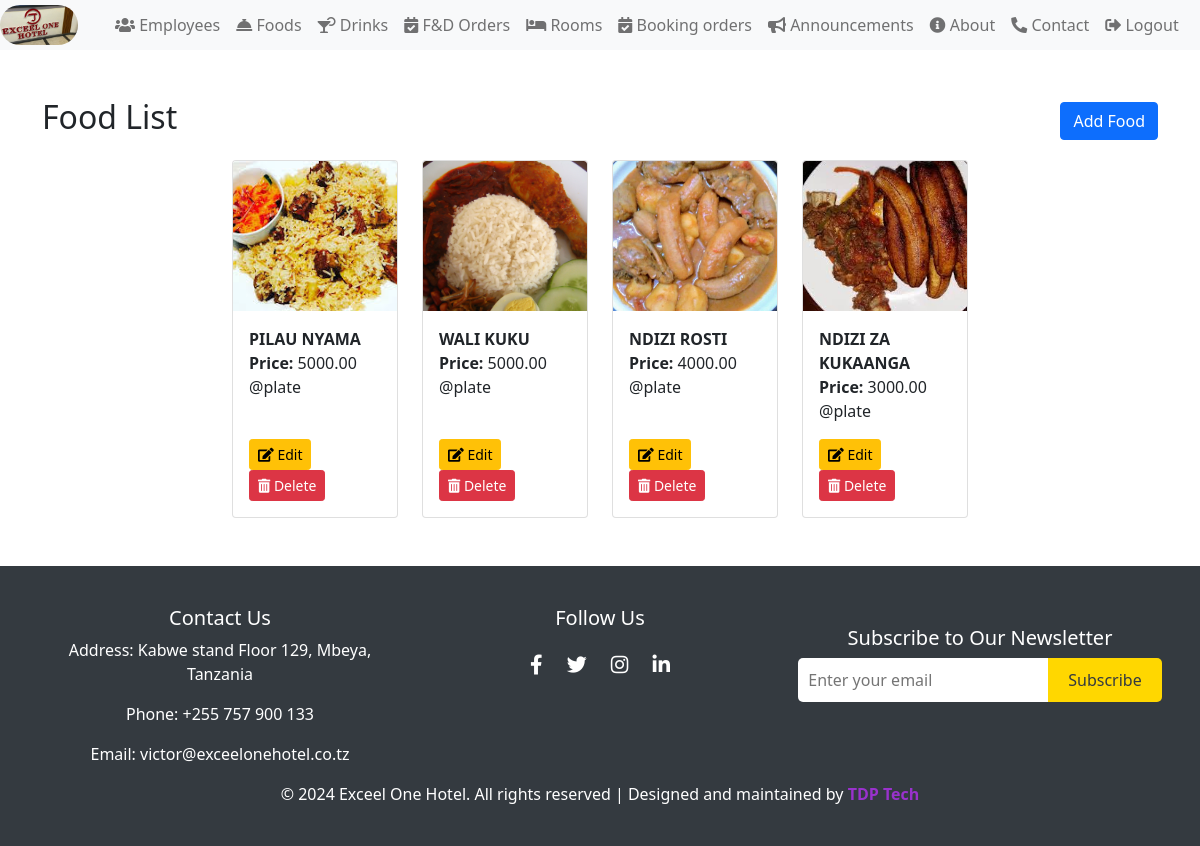
The app's page /Food/food-list/ (signed in) with its own data.
### FoodDrinksApp/models.py (models this page shows, shortened)
class Food(models.Model):
    food_name = models.CharField(max_length=100)
    food_price = models.DecimalField(max_digits=12, decimal_places=2)
    food_amount = models.PositiveIntegerField()
    food_image = models.ImageField(upload_to='food_images/', blank=True, null=True)

### FoodDrinksApp/views.py (the view)
# urls.py: path('food-list/', views.food_list, name='food_list'),
@login_required
def food_list(request):
    foods = Food.objects.all()
    return render(request, 'food_list.html', {'foods': foods})

### FoodDrinksApp/templates/food_list.html (shortened to what this page needs)
{% extends 'base.html' %}
{% block content %}
{% if foods %}
    <div class="d-flex justify-content-between align-items-center mb-3">
        <h2>Food List</h2>
        {% with user.userprofile.role as role %}
            {% if role.name == 'Admin' %}
                <a href="{% url 'food_create' %}" class="btn btn-primary">Add Food</a>
            {% endif %}
        {% endwith %}
    </div>
    <div class="row justify-content-center">
        {% for food in foods %}
        <div class="col-md-2 mb-4">
            <div class="card">
                {% if food.food_image %}
                <img src="{{ food.food_image.url }}" class="card-img-top" alt="{{ food.food_name }}">
                {% endif %}
                <div class="card-body d-flex flex-column">
                    <p class="card-text">
                        <strong>{{ food.food_name }}</strong> <br>
                        <strong>Price:</strong> {{ food.food_price }} @plate<br>
                    </p>
                    {% with user.userprofile.role as role %}
                        {% if role.name == 'Admin' %}
                        <div class="mt-auto">
                            <a href="{% url 'food_update' food.pk %}" class="btn btn-warning btn-sm"><i class="fas fa-edit"></i> Edit</a>
                            <a href="{% url 'food_delete' food.pk %}" class="btn btn-danger btn-sm"><i class="fas fa-trash-alt"></i> Delete</a>
                        </div>
                        {% endif %}
                    {% endwith %}
                </div>
            </div>
        </div>
        {% endfor %}
    </div>
{% endif %}
{% endblock %}

### templates/base.html (style rules this page uses)
* { box-sizing: border-box; }

### FoodDrinksApp/templates/food_list.html (style rules this page uses)
.card { position: relative; overflow: hidden; width: 100%; height: 100%; margin: auto; display: flex; flex-direction: column; }
.card-img-top { width: 100%; height: 150px; object-fit: cover; transition: opacity 0.3s ease; }
.card-body { flex: 1; display: flex; flex-direction: column; }

### records on screen
Food: food_image (picture), food_name "PILAU NYAMA", food_price "5000.00"
Food: food_image (picture), food_name "WALI KUKU", food_price "5000.00"
Food: food_image (picture), food_name "NDIZI ROSTI", food_price "4000.00"
Food: food_image (picture), food_name "NDIZI ZA KUKAANGA", food_price "3000.00"
